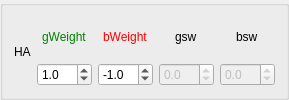
                                <widget class="QGroupBox" name="groupBox_13">
                                    <property name="title">
                                        <string/>
                                    </property>
                                    <layout class="QHBoxLayout" name="horizontalLayout_20">
                                        <item alignment="Qt::AlignHCenter">
                                            <widget class="QLabel" name="label_86">
                                                <property name="text">
                                                    <string>HA</string>
                                                </property>
                                            </widget>
                                        </item>
                                        <item>
                                            <layout class="QVBoxLayout" name="verticalLayout_71">
                                                <item alignment="Qt::AlignHCenter">
                                                    <widget class="QLabel" name="label_87">
                                                        <property name="toolTip">
                                                            <string>&lt;html&gt;&lt;head/&gt;&lt;body&gt;&lt;p&gt;points
                                                                added to score when this is good&lt;/p&gt;&lt;/body&gt;&lt;/html&gt;
                                                            </string>
                                                        </property>
                                                        <property name="styleSheet">
                                                            <string notr="true">color: green</string>
                                                        </property>
                                                        <property name="text">
                                                            <string>gWeight</string>
                                                        </property>
                                                    </widget>
                                                </item>
                                                <item>
                                                    <widget class="QDoubleSpinBox" name="doubleSpinBox_69">
                                                        <property name="decimals">
                                                            <number>1</number>
                                                        </property>
                                                        <property name="minimum">
                                                            <double>-10.000000000000000</double>
                                                        </property>
                                                        <property name="maximum">
                                                            <double>10.000000000000000</double>
                                                        </property>
                                                        <property name="value">
                                                            <double>1.000000000000000</double>
                                                        </property>
                                                    </widget>
                                                </item>
                                            </layout>
                                        </item>
                                        <item>
                                            <layout class="QVBoxLayout" name="verticalLayout_72">
                                                <item alignment="Qt::AlignHCenter">
                                                    <widget class="QLabel" name="label_88">
                                                        <property name="toolTip">
                                                            <string>&lt;html&gt;&lt;head/&gt;&lt;body&gt;&lt;p&gt;points
                                                                added to score when this is bad&lt;/p&gt;&lt;/body&gt;&lt;/html&gt;
                                                            </string>
                                                        </property>
                                                        <property name="styleSheet">
                                                            <string notr="true">color: red</string>
                                                        </property>
                                                        <property name="text">
                                                            <string>bWeight</string>
                                                        </property>
                                                    </widget>
                                                </item>
                                                <item>
                                                    <widget class="QDoubleSpinBox" name="doubleSpinBox_70">
                                                        <property name="decimals">
                                                            <number>1</number>
                                                        </property>
                                                        <property name="minimum">
                                                            <double>-10.000000000000000</double>
                                                        </property>
                                                        <property name="maximum">
                                                            <double>10.000000000000000</double>
                                                        </property>
                                                        <property name="value">
                                                            <double>-1.000000000000000</double>
                                                        </property>
                                                    </widget>
                                                </item>
                                            </layout>
                                        </item>
                                        <item>
                                            <layout class="QVBoxLayout" name="verticalLayout_73">
                                                <item alignment="Qt::AlignHCenter">
                                                    <widget class="QLabel" name="label_89">
                                                        <property name="toolTip">
                                                            <string>&lt;html&gt;&lt;head/&gt;&lt;body&gt;&lt;p&gt;points
                                                                added to score when this is good but special (like macd
                                                                crossing up)&lt;/p&gt;&lt;/body&gt;&lt;/html&gt;
                                                            </string>
                                                        </property>
                                                        <property name="styleSheet">
                                                            <string notr="true">color: qradialgradient(spread:repeat,
                                                                cx:0.5, cy:0.5, radius:0.077, fx:0.5, fy:0.5, stop:0
                                                                rgba(19, 255, 0, 147), stop:0.497326 rgba(0, 0, 0, 147),
                                                                stop:1 rgba(0, 255, 113, 147));
                                                            </string>
                                                        </property>
                                                        <property name="text">
                                                            <string>gsw</string>
                                                        </property>
                                                    </widget>
                                                </item>
                                                <item>
                                                    <widget class="QDoubleSpinBox" name="doubleSpinBox_71">
                                                        <property name="enabled">
                                                            <bool>false</bool>
                                                        </property>
                                                        <property name="decimals">
                                                            <number>1</number>
                                                        </property>
                                                        <property name="minimum">
                                                            <double>-10.000000000000000</double>
                                                        </property>
                                                        <property name="maximum">
                                                            <double>10.000000000000000</double>
                                                        </property>
                                                    </widget>
                                                </item>
                                            </layout>
                                        </item>
                                        <item>
                                            <layout class="QVBoxLayout" name="verticalLayout_74">
                                                <item alignment="Qt::AlignHCenter">
                                                    <widget class="QLabel" name="label_90">
                                                        <property name="toolTip">
                                                            <string>&lt;html&gt;&lt;head/&gt;&lt;body&gt;&lt;p&gt;points
                                                                added to score when this is bad but special (like macd
                                                                crossing down)&lt;/p&gt;&lt;/body&gt;&lt;/html&gt;
                                                            </string>
                                                        </property>
                                                        <property name="styleSheet">
                                                            <string notr="true">color: qradialgradient(spread:repeat,
                                                                cx:0.5, cy:0.5, radius:0.077, fx:0.5, fy:0.5, stop:0
                                                                rgba(255, 0, 0, 147), stop:0.497537 rgba(58, 30, 30,
                                                                146), stop:1 rgba(255, 94, 0, 147));
                                                            </string>
                                                        </property>
                                                        <property name="text">
                                                            <string>bsw</string>
                                                        </property>
                                                    </widget>
                                                </item>
                                                <item>
                                                    <widget class="QDoubleSpinBox" name="doubleSpinBox_72">
                                                        <property name="enabled">
                                                            <bool>false</bool>
                                                        </property>
                                                        <property name="decimals">
                                                            <number>1</number>
                                                        </property>
                                                        <property name="minimum">
                                                            <double>-10.000000000000000</double>
                                                        </property>
                                                        <property name="maximum">
                                                            <double>10.000000000000000</double>
                                                        </property>
                                                    </widget>
                                                </item>
                                            </layout>
                                        </item>
                                    </layout>
                                </widget>
